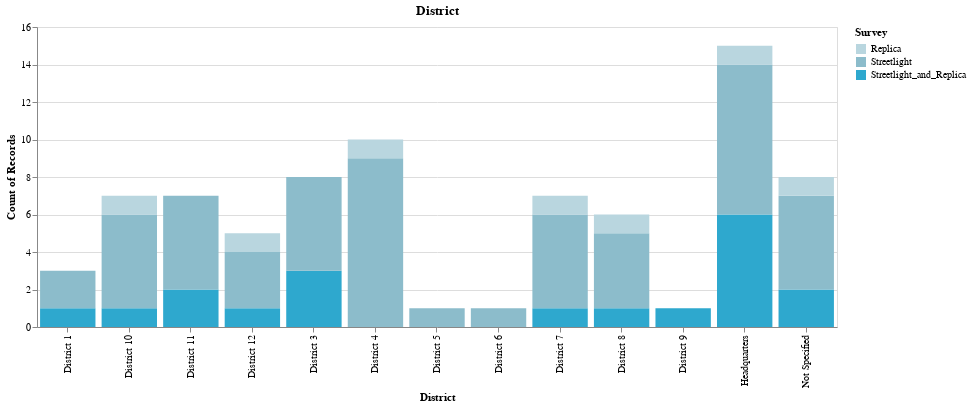
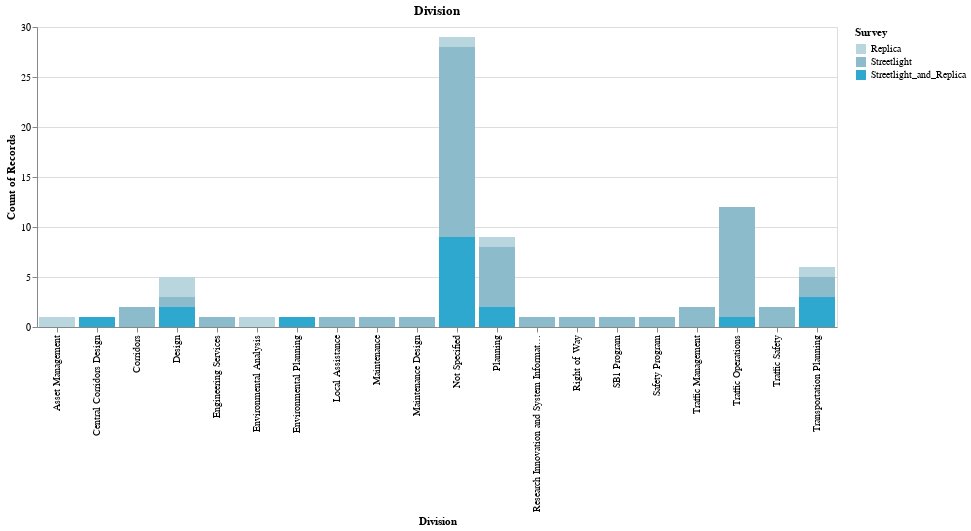
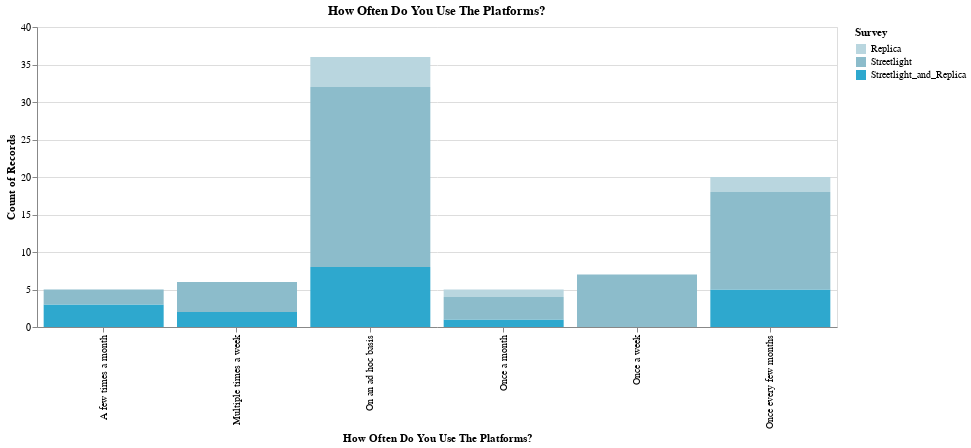

Notebook code for these charts, in order:
### Code cell
_utils.chart_results(all_, all_around_qs, "Survey")
